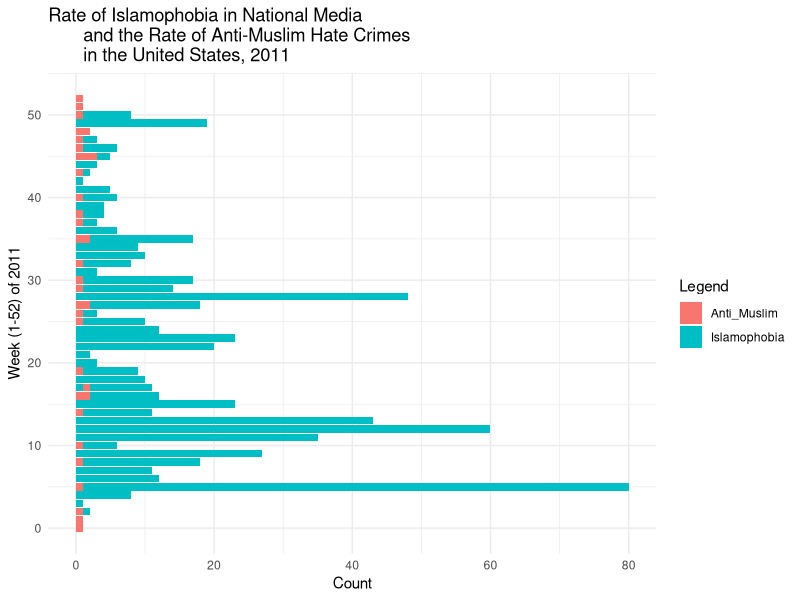
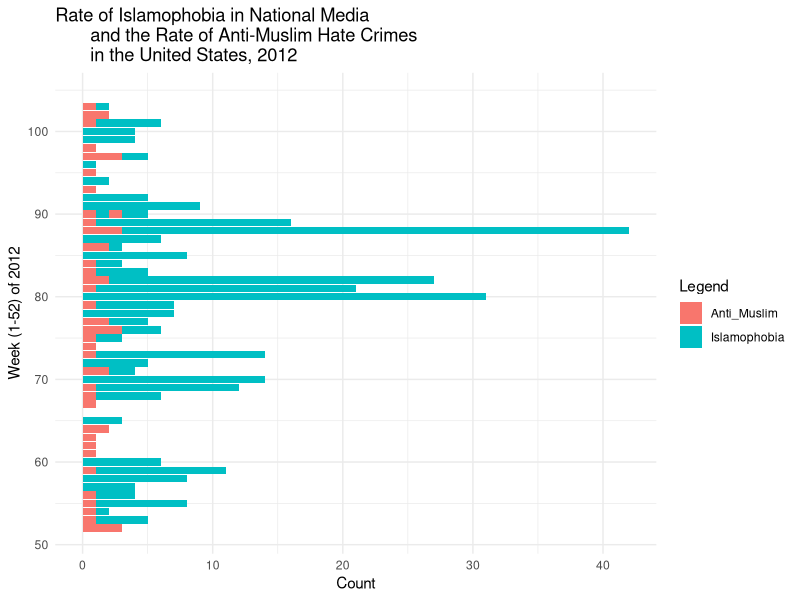
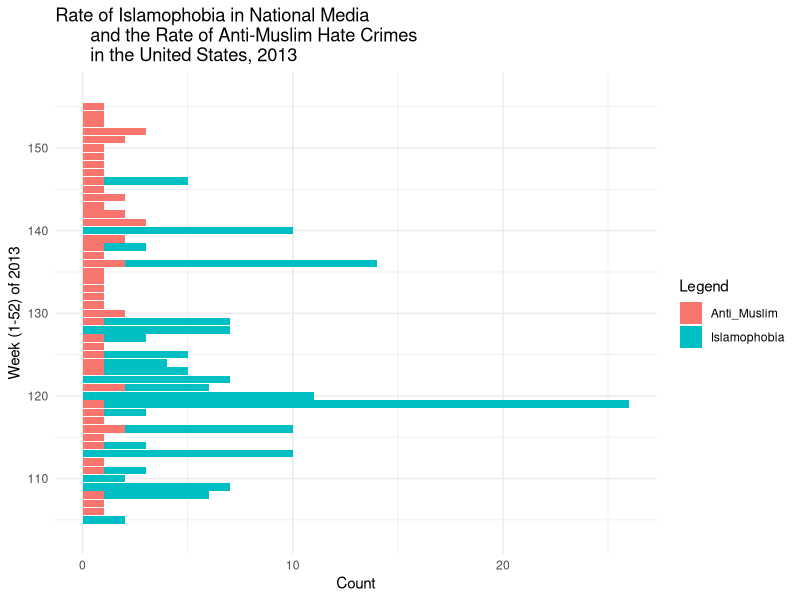
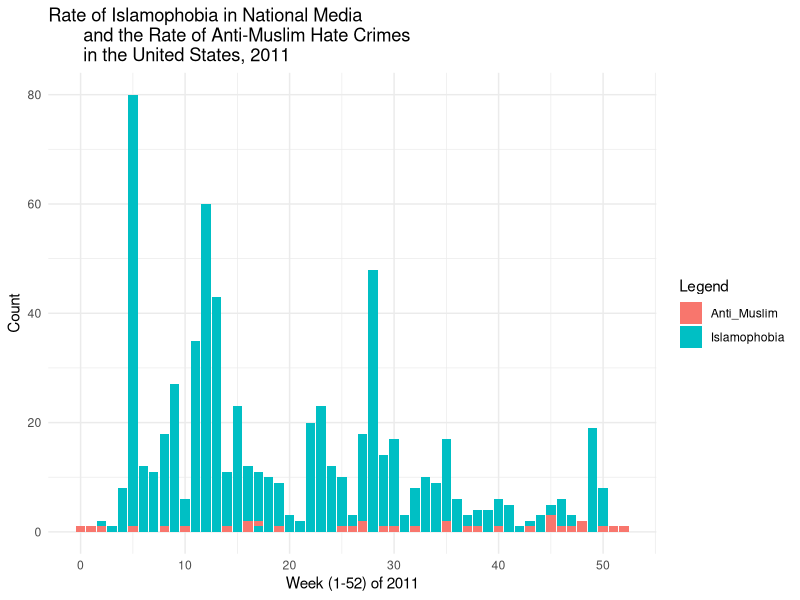
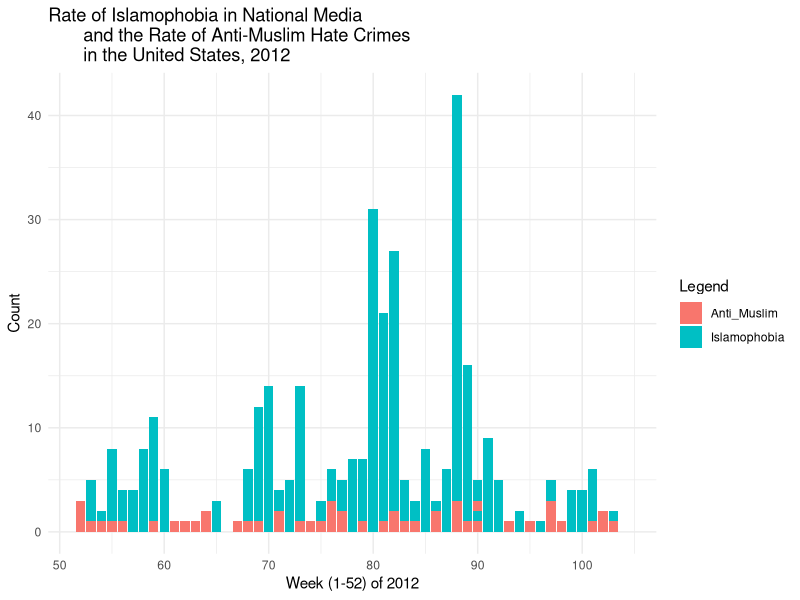
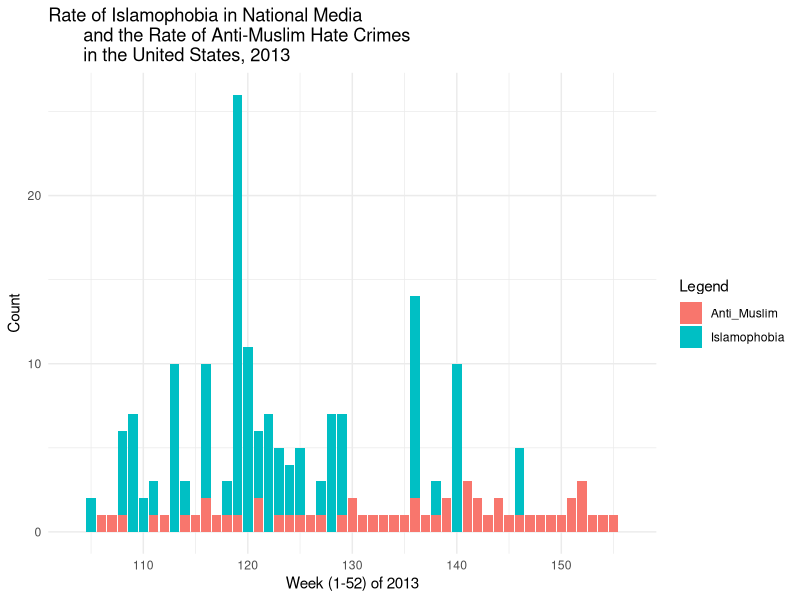
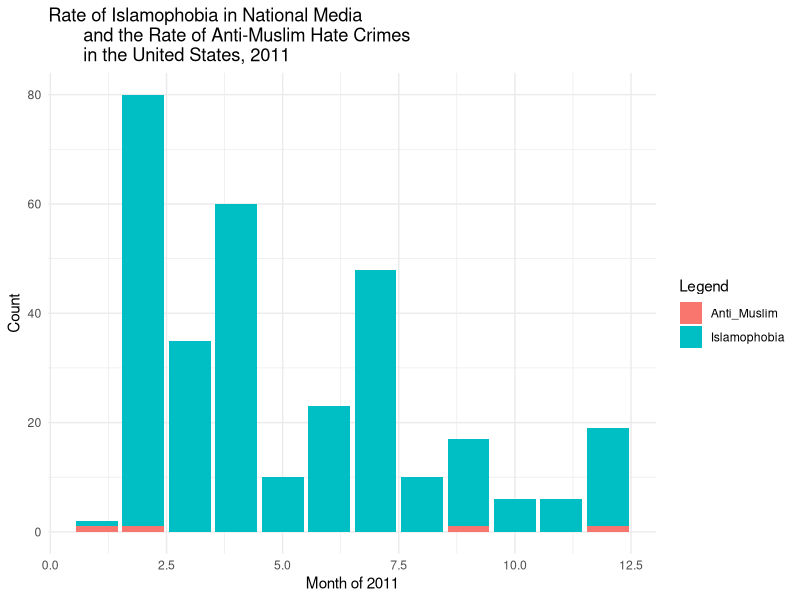
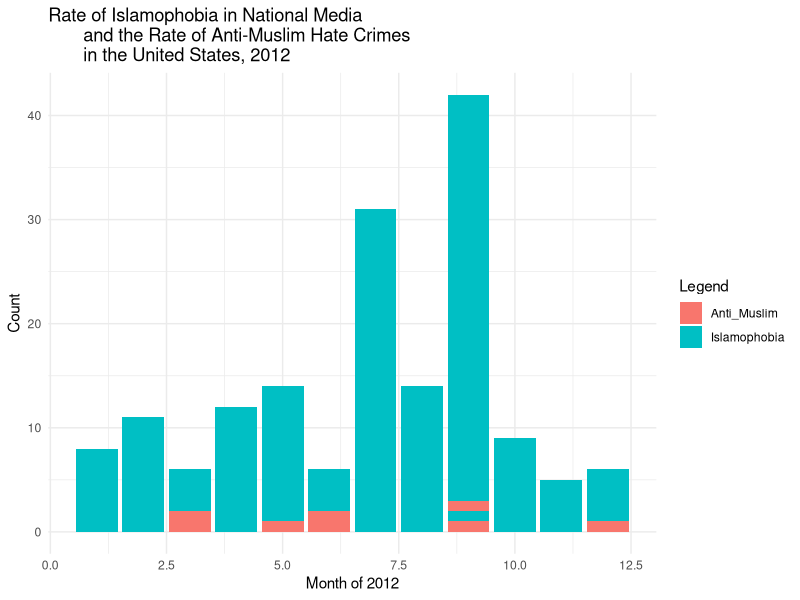

These charts were generated, in order, by the following R code:
## ---- chunk 1
knitr::opts_chunk$set(echo = TRUE, out.width='1000px', dpi=200)

library(tidyverse)
library(lubridate)



## ---- chunk 2

#Tidying different data sets

new_join <- read_csv("new_join.csv")

new_new_join <- gather(new_join, key = type, value = count, Islamophobia, Anti_Muslim) #Creating "type" variable to plot both sets of data in one visualization

weeks <- new_new_join %>%  #Grouping by week
  mutate(week = (year(newdate) - year(min(newdate)))*52 + 
                 week(newdate) - week(min(newdate)),
               week2 = (as.numeric(newdate) %/% 7) 
         - (as.numeric(min(newdate)) %/% 7)) %>%
  arrange(newdate)

join_2011 <- filter(weeks, Year == "2011") #Filtering by year from grouped weeks data
join_2012 <- filter(weeks, Year == "2012")
join_2013 <- filter(weeks, Year == "2013")


new_join_month1 <- join_2011 %>% mutate(Month = month(newdate))
new_join_month2 <- join_2012 %>% mutate(Month = month(newdate))
new_join_month3 <- join_2013 %>% mutate(Month = month(newdate))

## ---- chunk 3

#Bar chart with coordinates flipped, by week

ggplot(data = join_2011, aes(x=week, y=count, fill=type), group=type) + 
  geom_bar(stat = "identity", position = "identity") +
coord_flip() +
  theme_minimal() +
  labs(title = "Rate of Islamophobia in National Media 
       and the Rate of Anti-Muslim Hate Crimes 
       in the United States, 2011", x = "Week (1-52) of 2011", y = "Count") + 
  scale_fill_discrete(name="Legend")

ggplot(data = join_2012, aes(x=week, y=count, fill=type), group=type) + 
  geom_bar(stat = "identity", position = "identity") +
  coord_flip() +
  theme_minimal() +
  labs(title = "Rate of Islamophobia in National Media 
       and the Rate of Anti-Muslim Hate Crimes 
       in the United States, 2012", x = "Week (1-52) of 2012", y = "Count") + 
  scale_fill_discrete(name="Legend")

ggplot(data = join_2013, aes(x=week, y=count, fill=type), group=type) + 
  geom_bar(stat = "identity", position = "identity") +
  coord_flip() +
  theme_minimal() +
  labs(title = "Rate of Islamophobia in National Media 
       and the Rate of Anti-Muslim Hate Crimes 
       in the United States, 2013", x = "Week (1-52) of 2013", y = "Count") + 
  scale_fill_discrete(name="Legend")
## ---- chunk 4

#Regular bar chart, grouped by week

ggplot(data = join_2011, aes(x=week, y=count, fill=type), group=type) + 
  geom_bar(stat = "identity", position = "identity") +
  theme_minimal() +
  labs(title = "Rate of Islamophobia in National Media 
       and the Rate of Anti-Muslim Hate Crimes 
       in the United States, 2011", x = "Week (1-52) of 2011", y = "Count") + 
  scale_fill_discrete(name="Legend")

ggplot(data = join_2012, aes(x=week, y=count, fill=type), group=type) + 
  geom_bar(stat = "identity", position = "identity") +
  theme_minimal() +
  labs(title = "Rate of Islamophobia in National Media 
       and the Rate of Anti-Muslim Hate Crimes 
       in the United States, 2012", x = "Week (1-52) of 2012", y = "Count") + 
  scale_fill_discrete(name="Legend")

ggplot(data = join_2013, aes(x=week, y=count, fill=type), group=type) + 
  geom_bar(stat = "identity", position = "identity") +
  theme_minimal() +
  labs(title = "Rate of Islamophobia in National Media 
       and the Rate of Anti-Muslim Hate Crimes 
       in the United States, 2013", x = "Week (1-52) of 2013", y = "Count") + 
  scale_fill_discrete(name="Legend")

## ---- chunk 5

ggplot(data = new_join_month1, aes(x=Month, y=count, fill=type), group=type) + 
  geom_bar(stat = "identity", position = "identity") +
  theme_minimal() +
  labs(title = "Rate of Islamophobia in National Media 
       and the Rate of Anti-Muslim Hate Crimes 
       in the United States, 2011", x = "Month of 2011", y = "Count") + 
  scale_fill_discrete(name="Legend")

ggplot(data = new_join_month2, aes(x=Month, y=count, fill=type), group=type) + 
  geom_bar(stat = "identity", position = "identity") +
  theme_minimal() +
  labs(title = "Rate of Islamophobia in National Media 
       and the Rate of Anti-Muslim Hate Crimes 
       in the United States, 2012", x = "Month of 2012", y = "Count") + 
  scale_fill_discrete(name="Legend")

ggplot(data = new_join_month3, aes(x=Month, y=count, fill=type), group=type) + 
  geom_bar(stat = "identity", position = "identity") +
  theme_minimal() +
  labs(title = "Rate of Islamophobia in National Media 
       and the Rate of Anti-Muslim Hate Crimes 
       in the United States, 2013", x = "Month of 2013", y = "Count") + 
  scale_fill_discrete(name="Legend")
## ---- chunk 6

#This a line plot grouped by DAY

ggplot(data = join_2011, aes(x=newdate, y=count, col=type, fill=type)) + geom_line() +
  scale_x_date(date_labels = "%b %d") + xlab("") + ylab("Count")

ggplot(data = join_2012, aes(x=newdate, y=count, col=type)) + geom_line() +
  scale_x_date(date_labels = "%b %d") + xlab("") + ylab("Count")

ggplot(data = join_2013, aes(x=newdate, y=count, col=type)) + geom_line() +
  scale_x_date(date_labels = "%b %d") + xlab("") + ylab("Count")
## ---- chunk 7

#Grouped by WEEK

ggplot(data = join_2011, aes(x=week, y=count, col=type)) + geom_line() 

ggplot(data = join_2012, aes(x=week, y=count, col=type)) + geom_line() 

ggplot(data = join_2013, aes(x=week, y=count, col=type)) + geom_line() 

## ---- chunk 8

join_2011$type <- as.factor(join_2011$type)
join_2011$type = factor(join_2011$type,levels(join_2011$type)[c(2,1)])

join_2012$type <- as.factor(join_2012$type)
join_2012$type = factor(join_2012$type,levels(join_2012$type)[c(2,1)])

join_2013$type <- as.factor(join_2013$type)
join_2013$type = factor(join_2013$type,levels(join_2013$type)[c(2,1)])

ggplot(data = join_2011, aes(x=newdate, y=count, col=type, fill=type, alpha=.3)) + geom_density(stat = "identity") + theme_minimal() + scale_fill_manual(values=c("#bfd0e0", "#027aca")) + scale_color_manual(values=c("#bfd0e0", "#027aca"))

ggplot(data = join_2012, aes(x=newdate, y=count, col=type, fill=type, alpha=.3)) + geom_density(stat = "identity") + theme_minimal() + scale_fill_manual(values=c("#bfd0e0", "#027aca")) + scale_color_manual(values=c("#bfd0e0", "#027aca"))

ggplot(data = join_2013, aes(x=newdate, y=count, col=type, fill=type, alpha=.3)) + geom_density(stat = "identity") + theme_minimal() + scale_fill_manual(values=c("#bfd0e0", "#027aca")) + scale_color_manual(values=c("#bfd0e0", "#027aca"))
## ---- chunk 9

weeks$type <- as.factor(weeks$type)
weeks$type = factor(weeks$type,levels(weeks$type)[c(2,1)])

ggplot(data = weeks, aes(x=week, y=count, col=type, fill=type, alpha=.3)) + geom_density(stat = "identity") + theme_minimal() + scale_fill_manual(values=c("#bfd0e0", "#027aca")) + scale_color_manual(values=c("#bfd0e0", "#027aca"))

